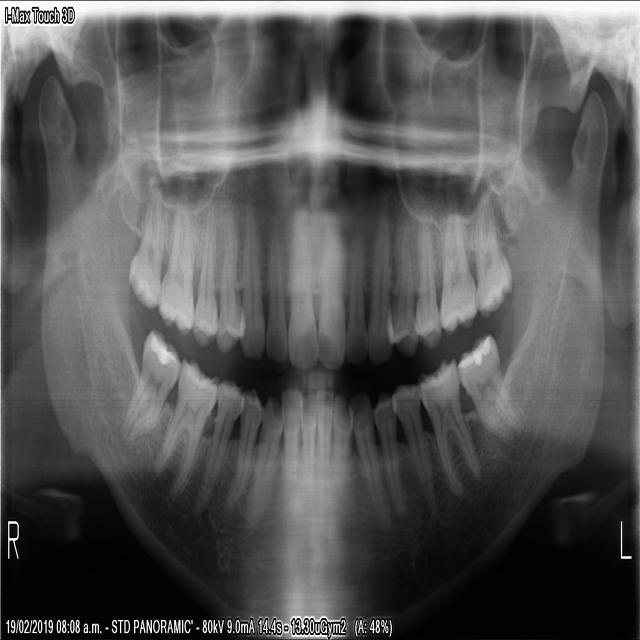
#> input picture Human Identification/IdC- (Identification Checker Dataset)/26.jpg, 640 x 640 px, found by its file name
$ python teeth-remove.py
#> lines starting #> are read from the running program, lines starting #| are printed output that depends on the picture
import cv2
import numpy as np
import matplotlib.pyplot as plt
from matplotlib.widgets import LassoSelector
from matplotlib.path import Path
image_path = 'C:/Users/Md-Ferdous/Desktop/dental x-ray images/26.jpg'
image = cv2.imread(image_path)
#> image is the input picture: shape (640, 640, 3); min 0, max 255, mean 85.6
image_rgb = cv2.cvtColor(image, cv2.COLOR_BGR2RGB)
height, width = image_rgb.shape[:2]
#> height = 640; width = 640

mask = np.zeros((height, width), dtype=np.uint8)

class MultiToothSelector:
    def __init__(self, ax, image):
        self.canvas = ax.figure.canvas
        self.image = image
        self.ax = ax
        self.lasso = LassoSelector(ax, onselect=self.on_select)
        self.count = 0
        self.ax.set_title("Draw around teeth to remove. Press Enter when done.")


        self.cid = self.canvas.mpl_connect('key_press_event', self.on_key_press)

    def on_select(self, verts):
        global mask
        path = Path(verts)
        y, x = np.mgrid[:height, :width]
        coors = np.hstack((x.reshape(-1, 1), y.reshape(-1, 1)))
        mask_flat = path.contains_points(coors)
        mask_points = mask_flat.reshape((height, width))


        mask[mask_points] = 255


        self.ax.imshow(np.ma.masked_where(mask == 0, mask), cmap='jet', alpha=0.5)
        self.canvas.draw_idle()
        self.count += 1
        print(f"[INFO] Tooth {self.count} selected. Draw next or press Enter to finish.")

    def on_key_press(self, event):
        if event.key == 'enter':
            print("[INFO] Selection finished.")
            self.lasso.disconnect_events()
            self.canvas.mpl_disconnect(self.cid)
            plt.close(self.canvas.figure)

# Display image for multiple teeth selection
fig, ax = plt.subplots()
ax.imshow(image_rgb)
selector = MultiToothSelector(ax, image_rgb)
plt.show()
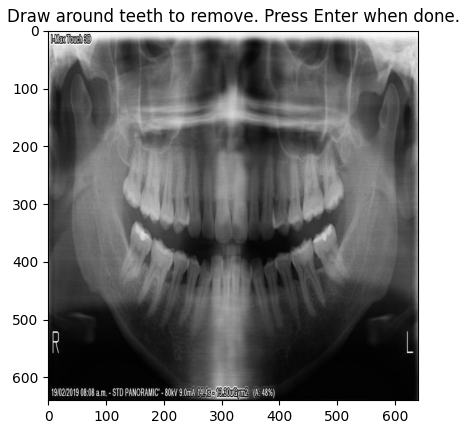
#> figure drawn by matplotlib, 1 panel

# Inpaint all selected regions
inpainted = cv2.inpaint(image, mask, inpaintRadius=8, flags=cv2.INPAINT_TELEA)

# Show results
plt.figure(figsize=(10, 5))
plt.subplot(1, 2, 1)
plt.title("Original with Mask")
plt.imshow(image_rgb)
plt.axis('off')

plt.subplot(1, 2, 2)
plt.title("After Tooth Removal")
plt.imshow(cv2.cvtColor(inpainted, cv2.COLOR_BGR2RGB))
plt.axis('off')
plt.tight_layout()
plt.show()
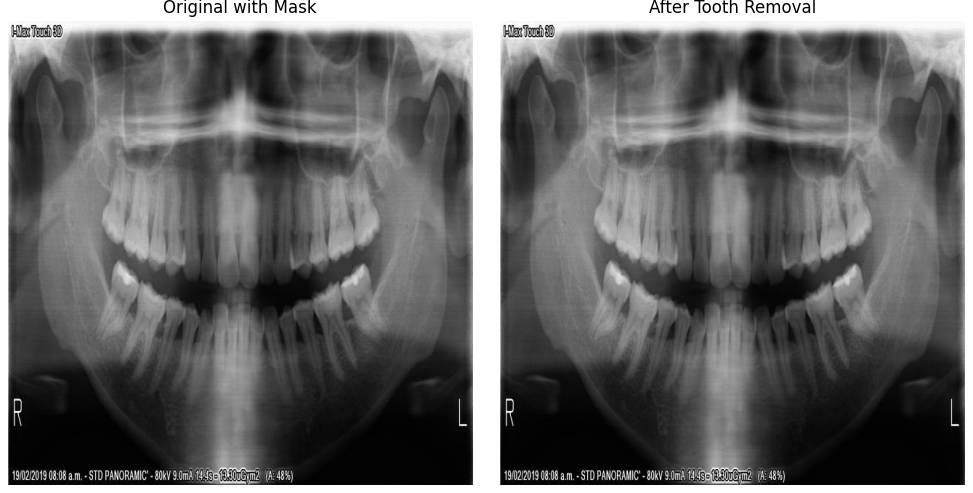
#> figure drawn by matplotlib, 2 panels

# Save the result
cv2.imwrite("tooth_removed_multiple.jpg", inpainted)

$ run again, with Human Identification/IdC- (Identification Checker Dataset)/1.jpg copied over Human Identification/IdC- (Identification Checker Dataset)/26.jpg
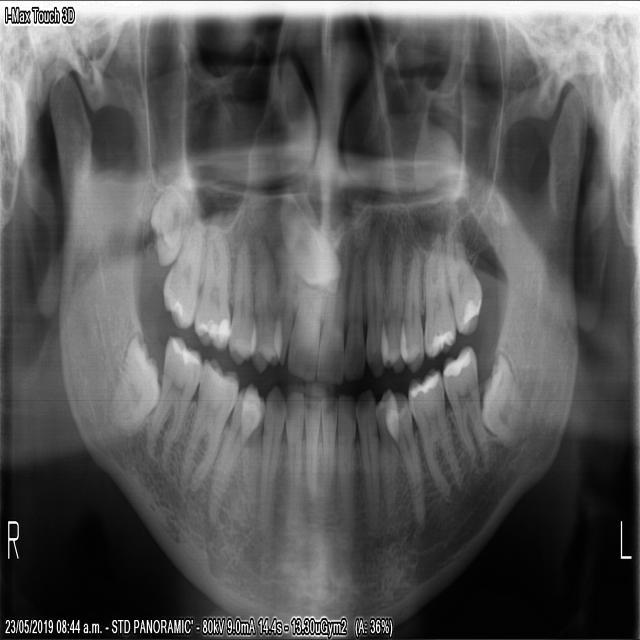
#> input picture Human Identification/IdC- (Identification Checker Dataset)/1.jpg, 640 x 640 px, found by its file name
#> image is the input picture: shape (640, 640, 3); min 0, max 255, mean 89.1
#> `plt.show()`:
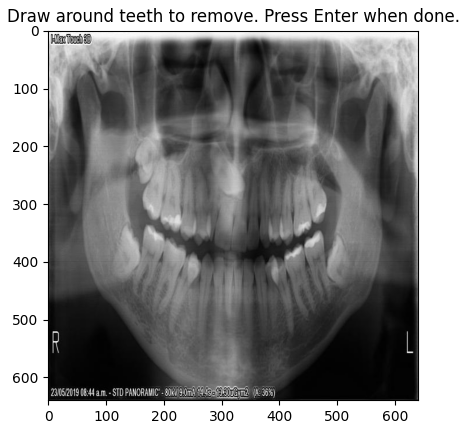
#> figure drawn by matplotlib, 1 panel
#> `plt.show()`:
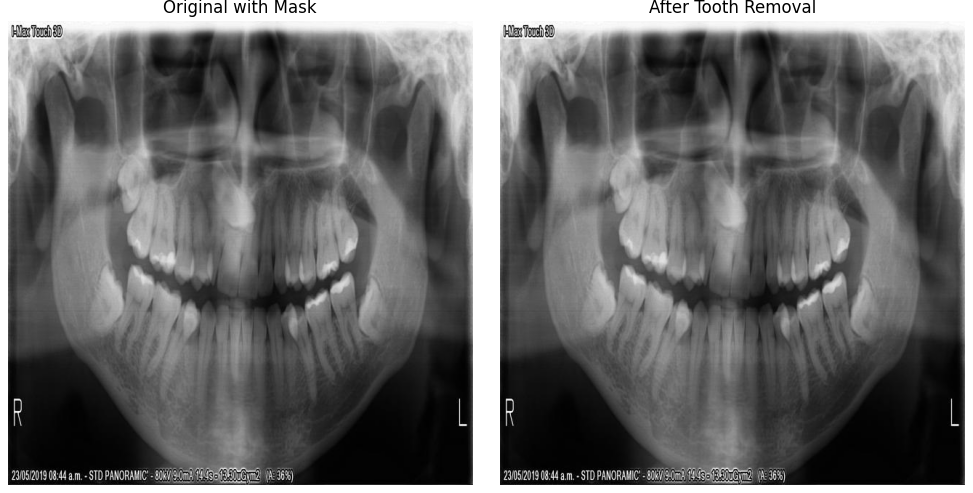
#> figure drawn by matplotlib, 2 panels

$ run again, with Human Identification/IdC- (Identification Checker Dataset)/10.jpg copied over Human Identification/IdC- (Identification Checker Dataset)/26.jpg
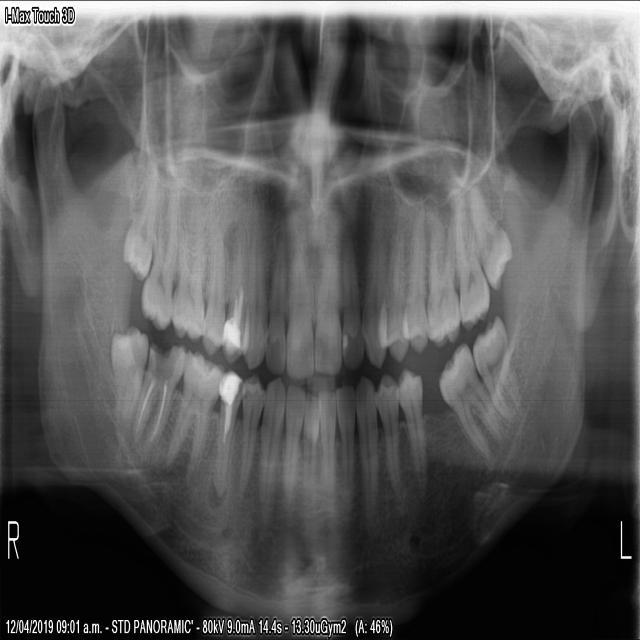
#> input picture Human Identification/IdC- (Identification Checker Dataset)/10.jpg, 640 x 640 px, found by its file name
#> image is the input picture: shape (640, 640, 3); min 0, max 255, mean 87
#> `plt.show()`:
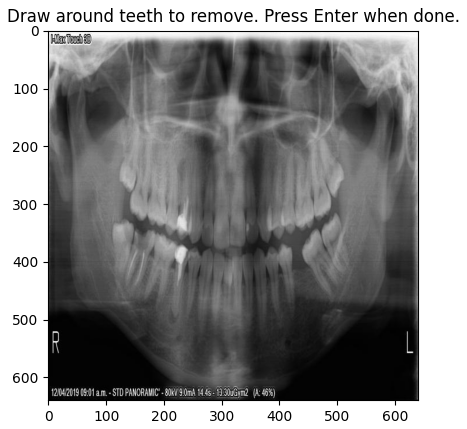
#> figure drawn by matplotlib, 1 panel
#> `plt.show()`:
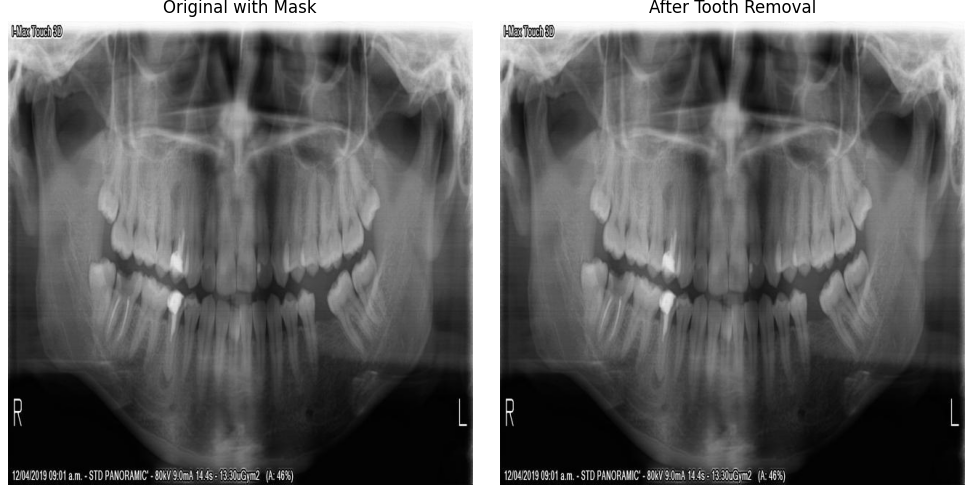
#> figure drawn by matplotlib, 2 panels

$ run again, with Human Identification/IdC- (Identification Checker Dataset)/11.jpg copied over Human Identification/IdC- (Identification Checker Dataset)/26.jpg
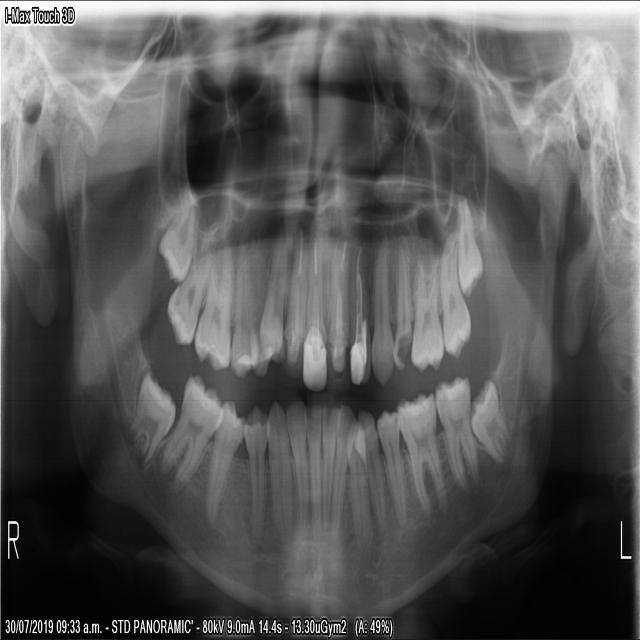
#> input picture Human Identification/IdC- (Identification Checker Dataset)/11.jpg, 640 x 640 px, found by its file name
#> image is the input picture: shape (640, 640, 3); min 0, max 255, mean 89
#> `plt.show()`:
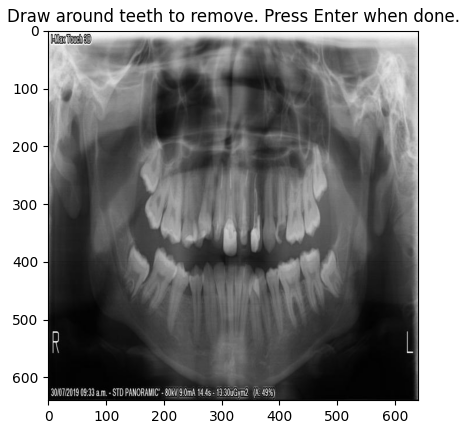
#> figure drawn by matplotlib, 1 panel
#> `plt.show()`:
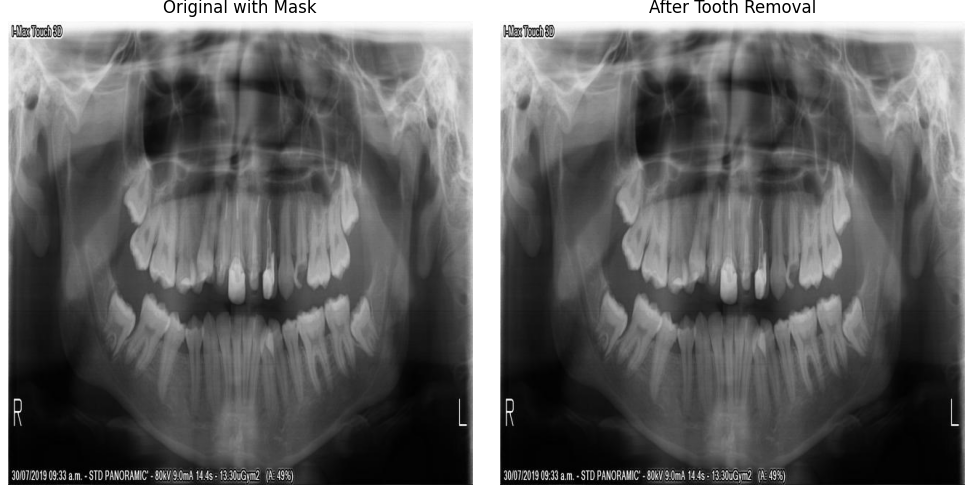
#> figure drawn by matplotlib, 2 panels
